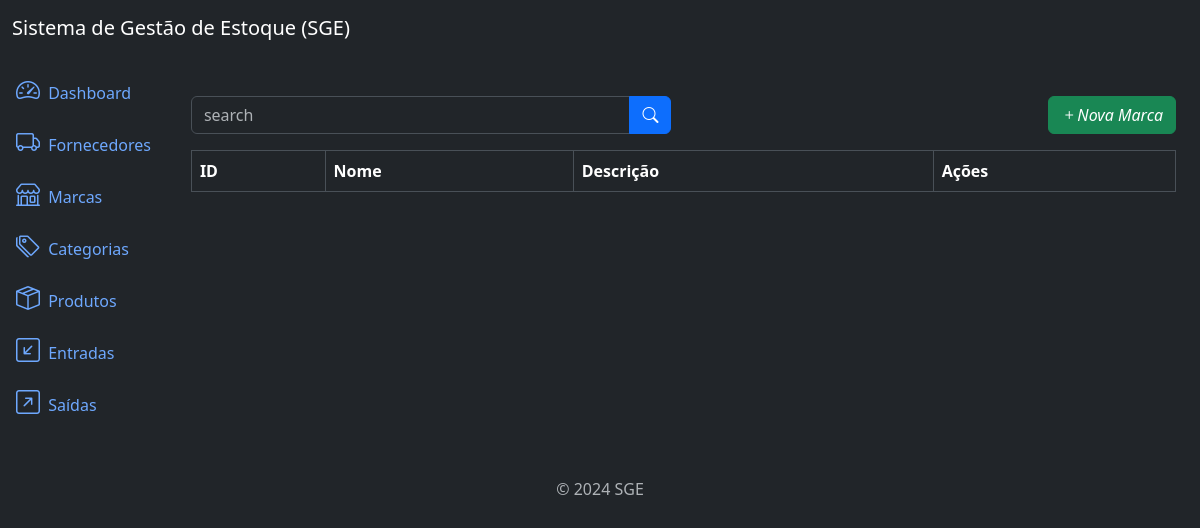
The page /brands/list/ on the database as committed earlier.
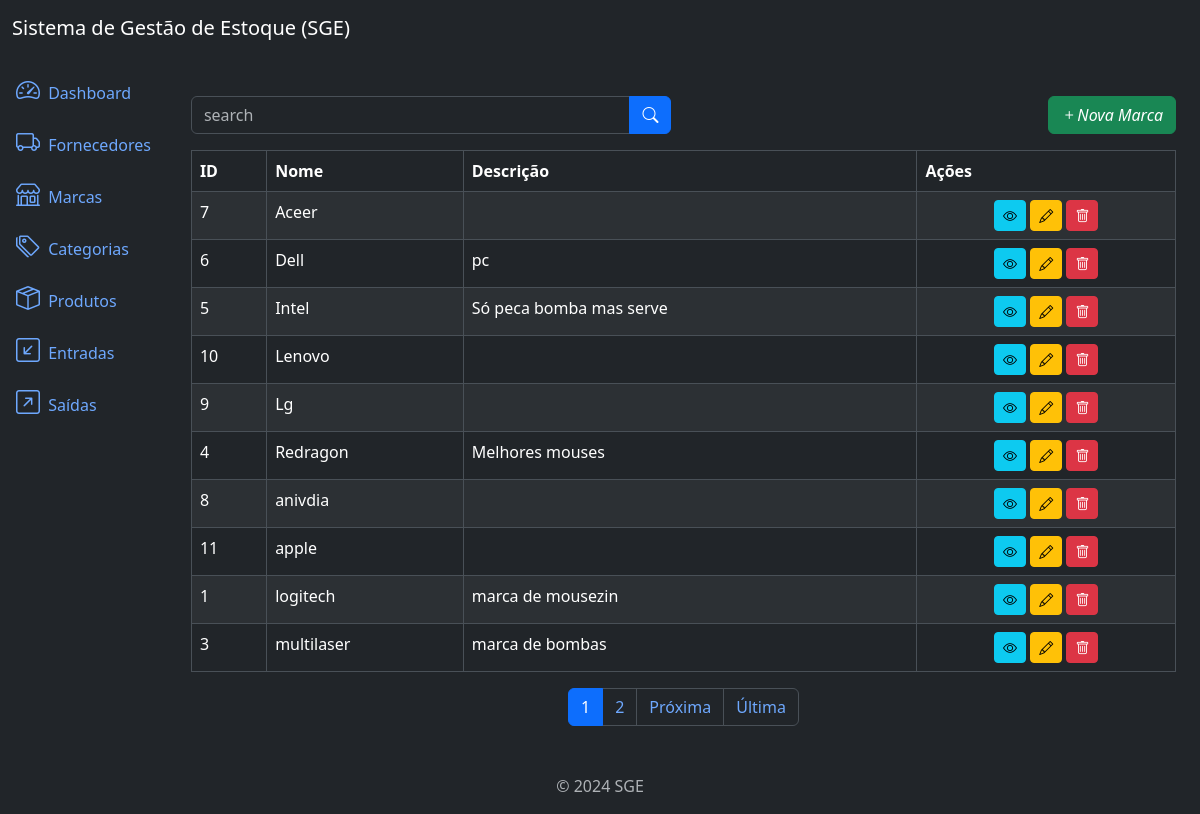
The same page on the database as committed later.
### brands/models.py (models this page shows, shortened)
class Brand(models.Model):
    name = models.CharField(max_length=500)
    description = models.TextField(null=True, blank=True)
    created_at = models.DateTimeField(auto_now_add=True)
    updated_at = models.DateTimeField(auto_now=True)
    class Meta:
        ordering = ['name']

### brands/views.py (the view)
# urls.py: path('brands/list/', views.BrandListView.as_view(), name='brand_list'),
class BrandListView(ListView):
    model = models.Brand
    template_name = 'brand_list.html'
    context_object_name = 'brands'
    paginate_by = 10
    def get_queryset(self):
        queryset = super().get_queryset()
        name = self.request.GET.get('name')
        if name:
            queryset = queryset.filter(name__icontains=name)
        return queryset

### brands/templates/brand_list.html (shortened to what this page needs)
{% extends "base.html" %}
{% block content %}
    <div class="row mb-3">
        <div class="col-md-6">
            <form method="get" action="{% url "brand_list" %}">
                <div class="input-group">
                    <input class="form-control" type="text" placeholder="search" name="name" value="{{request.GET.name}}">
                    <button type="submit" class="btn btn-primary">
                        <i class="bi bi-search"></i>
                    </button>
                </div>
            </form>
        </div>
        <div class="col-md-6">
            <a href="{% url "brand_create" %}" class="btn btn-success float-end">
                <i class="bi bi-plus">Nova Marca</i>
            </a>
        </div>
    </div>
    <div class="table-responsive">
        <table class="table table-striped table-bordered">
            <thead class="thead-dark">
                <tr>
                    <th>ID</th>
                    <th>Nome</th>
                    <th>Descrição</th>
                    <th>Ações</th>
                </tr>
            </thead>
            <tbody>
                {% for brand in brands %}
                    <tr>
                        <td>{{brand.id}}</td>
                        <td>{{brand.name}}</td>
                        <td>{{brand.description}}</td>
                        <td class="text-center">
                            <a href=" {% url "brand_detail" brand.id%}" class="btn btn-info btn-sm">
                                <i class="bi bi-eye"></i>
                            </a>
                            <a href=" {% url "brand_update" brand.id%}" class="btn btn-warning btn-sm">
                                <i class="bi bi-pencil"></i>
                            </a>
                            <a href=" {% url "brand_delete" brand.id%}" class="btn btn-danger btn-sm">
                                <i class="bi bi-trash"></i>
                            </a>
                        </td>
                    </tr>
                {% endfor %}
            </tbody>
        </table>
    </div>
    {% include "components/pagination.html" %}
{% endblock content %}

Rows that differ between the two databases and show on the page:
added Brand: id "7", name "Aceer"
added Brand: id "6", name "Dell", description "pc"
added Brand: id "5", name "Intel", description "Só peca bomba mas serve"
added Brand: id "10", name "Lenovo"
added Brand: id "9", name "Lg"
added Brand: id "4", name "Redragon", description "Melhores mouses"
added Brand: id "8", name "anivdia"
added Brand: id "11", name "apple"
added Brand: id "1", name "logitech", description "marca de mousezin"
added Brand: id "3", name "multilaser", description "marca de bombas"
Other text that changed with them:
new list line: "1"
new list line: "2"
text now shown: "Próxima Última"
